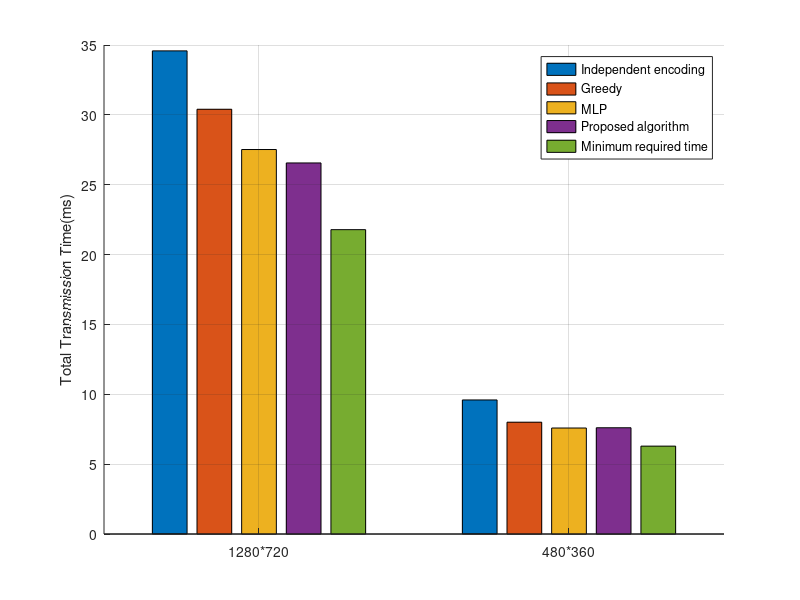

MATLAB code to generate this figure:
clear;
close all;
name = { '1280*720' ; '480*360' };
x = [1,2];
y = [34.5805 30.4015 27.5192 26.5583 21.7841 ; 9.59499 8.00277 7.5858 7.60582 6.28986];
bar(x,y)
ylabel(gca,'Total Transmission Time(ms)');
%set(gca, 'ylim', [7000.0 7700.0]);
%set(gca, 'ylim', [40.0 65.0]);
set(gca,'xticklabel',name);
set(gca,'Box','off');
axesPosition = get(gca,'Position');
%title('Transmission Time')
legend('Independent encoding','Greedy','MLP','Proposed algorithm','Minimum required time')
grid on;
%hold on;

%z=[1,2];
%v=[100 200];
%hNewAxes = axes('Position',axesPosition,'Color','none','YLim',[0 100],'YAxisLocation','left','XTick',[],'Box','off');
%ylabel(hNewAxes, 'Improvement');
%set(gca,'yaxislocation','right');
%bar(z,v);